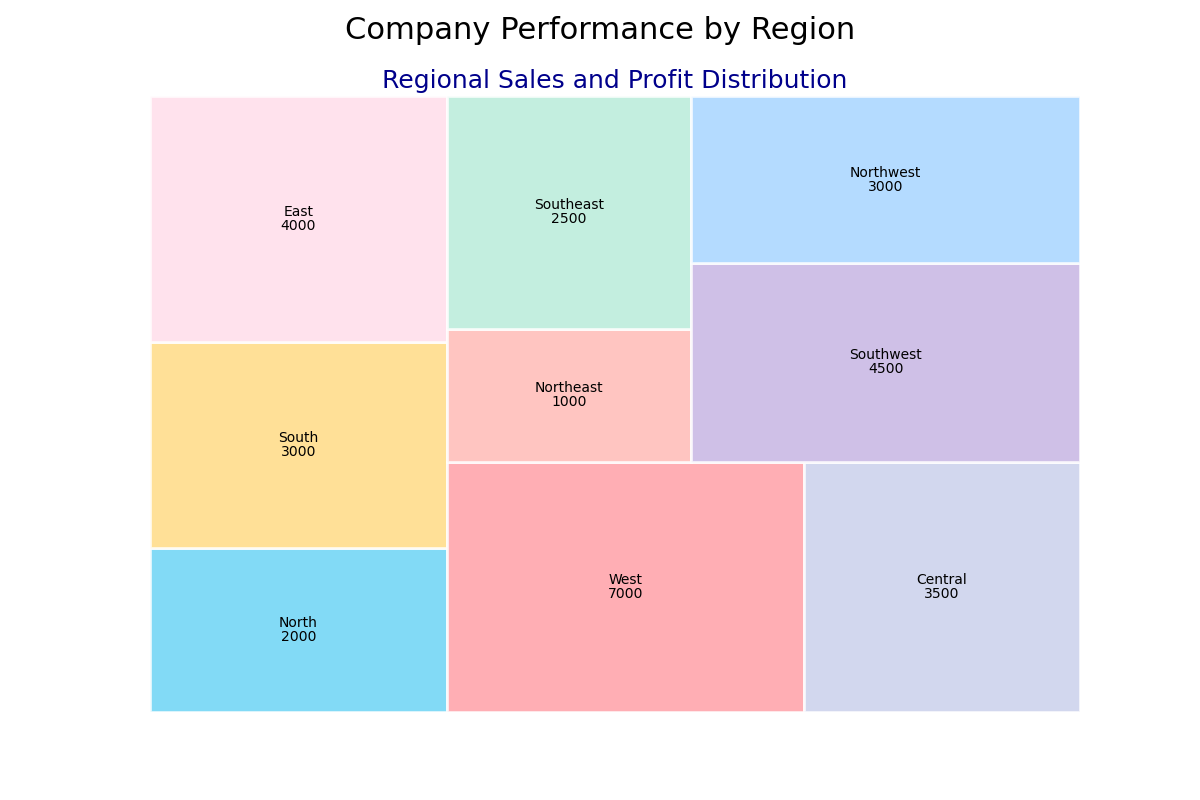

This chart was generated by the following Python code:

import matplotlib.pyplot as plt
import squarify

# Data points
regions = ['North', 'South', 'East', 'West', 'Central', 'Northeast', 'Southeast', 'Southwest', 'Northwest']
sales = [12000, 15000, 18000, 22000, 17000, 8000, 14000, 19000, 16000]
profit = [2000, 3000, 4000, 7000, 3500, 1000, 2500, 4500, 3000]

# Color scheme using specific color codes
colors = [
    '#63D1F4', '#FFD97D', '#FFDBE9', '#FF9AA2', '#C7CEEA',
    '#FFB7B2', '#B5EAD7', '#C3B1E1', '#A2D2FF'
]

# Create a figure with altered width and height
fig, ax = plt.subplots(figsize=(12, 8))

# Creating a treemap
squarify.plot(sizes=sales, label=regions, color=colors, alpha=0.8, value=profit, edgecolor='white', linewidth=2)

# Chart title and subtitle
plt.title('Regional Sales and Profit Distribution', fontsize=18, color='darkblue')
plt.suptitle('Company Performance by Region', fontsize=22)

# Remove the axes
plt.axis('off')

# Show plot
plt.show()
